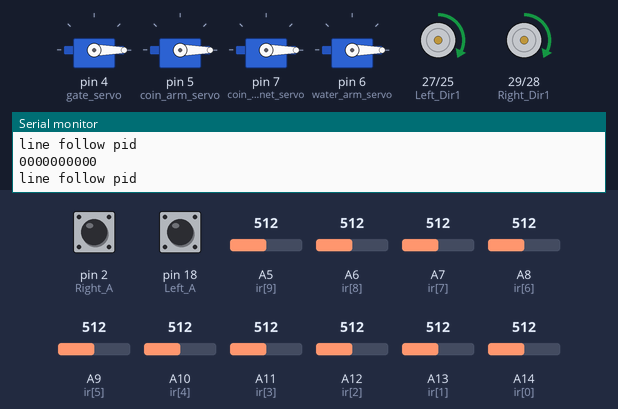
This sketch was run on a simulated Arduino Mega 2560, built with avr-gcc and run on an emulated ATmega2560. Parts: 4 × servo, motor-driver pin pairs drawn as motors (green arrow = first pin HIGH = forward, orange = second pin HIGH = backward, longer = more drive, scaled by the enable pin), the last lines printed to the serial monitor. The test bench sets the inputs (shaded band); at power-on: A5 (ir[9]) = 512, pin 2 (Right_A) LOW, pin 18 (Left_A) LOW, A6 (ir[8]) = 512, A7 (ir[7]) = 512, A8 (ir[6]) = 512, A9 (ir[5]) = 512, A10 (ir[4]) = 512, A11 (ir[3]) = 512, A12 (ir[2]) = 512, A13 (ir[1]) = 512, A14 (ir[0]) = 512.

Above: at 1.2 s.
1.3 s: A5 (ir[9]) set to 165
4.3 s: A5 (ir[9]) set to 136
At 5.1 s:
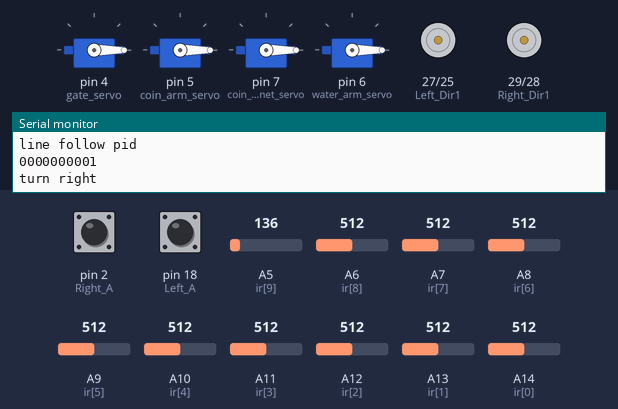
At 6.5 s:
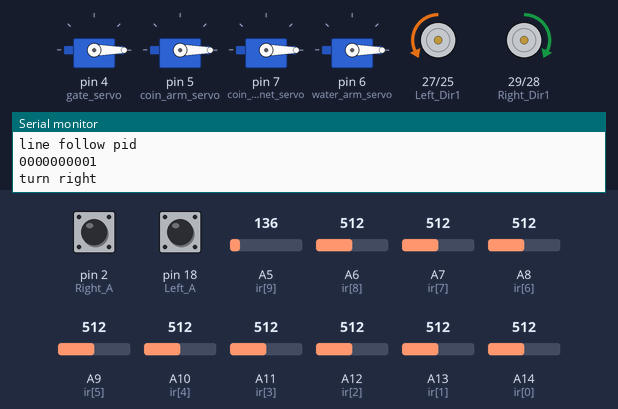
Timing chart, 0 to 8.0 s (numbered marks = the images above; inputs shaded):
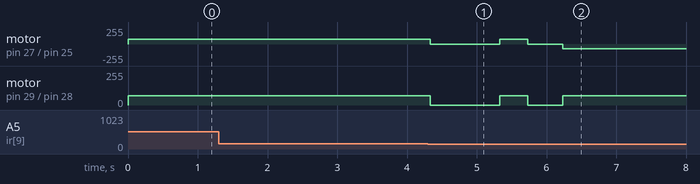

Measured:
- the behaviour switches between 151 and 150 on A5 (ir[9]) (found by bisection; images 0 and 1)

The sketch:

asitha.ino
```cpp
#include "a_pin_allocation.h"
#include "a_variables.h"
#include <Servo.h>

Servo gateServo;
Servo myservo1;
Servo myservo2;
Servo myservo4;

#include "h_encoders.h"
#include "a_functions.h"

void setup()
{
  motor_driver_setup();
  sonar_sensor_setup();
  encoder_setup();
  servo_attach_setup();
  servo_position_setup();

  for(int i=0; i<10; i++)
  {
    pinMode(ir[i], INPUT);
  }
  Serial.begin(9600);
}

int task=0;

void loop()
{
  Line_Follow();
  //Left_Forward_Base();
  //Right_Forward_Base();
  //Ir_Sensor();
  //Count_Mid();
  //Count_Right();
  //Serial.println();
  //Line_PID();
  //Forward();
  //Wall_Maze();
}
```

a_functions.h
```cpp
/**************************motor controlling functions******************************/
void Enable()
{
  digitalWrite(Left_en, HIGH);
  digitalWrite(Right_en, HIGH);
}

void Disenable()
{
  digitalWrite(Left_en, LOW);
  digitalWrite(Right_en, LOW);
}

void Left_Forward()
{
  digitalWrite(Left_Dir1, HIGH);
  digitalWrite(Left_Dir2, LOW);
  analogWrite(Left_Speed, Left_PWM);
}

void Left_Forward_Base()
{
  Enable();
  digitalWrite(Left_Dir1, HIGH);
  digitalWrite(Left_Dir2, LOW);
  analogWrite(Left_Speed, Left_Base);
}

void Left_Reverse_Base()
{
  Enable();
  digitalWrite(Left_Dir1, LOW);
  digitalWrite(Left_Dir2, HIGH);
  analogWrite(Left_Speed, 70);
}

void Right_Forward()
{
  digitalWrite(Right_Dir1, HIGH);
  digitalWrite(Right_Dir2, LOW);
  analogWrite(Right_Speed, Right_PWM);
}

void Right_Forward_Base()
{
  Enable();
  digitalWrite(Right_Dir1, HIGH);
  digitalWrite(Right_Dir2, LOW);
  analogWrite(Right_Speed, Right_Base);
}

void Right_Reverse_Base()
{
  Enable();
  digitalWrite(Right_Dir1, LOW);
  digitalWrite(Right_Dir2, HIGH);
  digitalWrite(Right_Speed, 50);
}


void Left_Brake()
{
  digitalWrite(Left_Dir1, HIGH);
  digitalWrite(Left_Dir2, HIGH);
  digitalWrite(Left_Speed, HIGH);
}

void Right_Brake()
{
  digitalWrite(Right_Dir1, HIGH);
  digitalWrite(Right_Dir2, HIGH);
  analogWrite(Right_Speed, HIGH);
}

void Forward()
{
  Enable();
  Left_Forward();
  Right_Forward();
}

void Forward_Base()
{
  Enable();
  digitalWrite(Left_Dir1, HIGH);
  digitalWrite(Left_Dir2, LOW);
  analogWrite(Left_Speed, Left_Base);

  digitalWrite(Right_Dir1, HIGH);
  digitalWrite(Right_Dir2, LOW);
  analogWrite(Right_Speed, Right_Base);
}

void Reverse()
{
  digitalWrite(Right_Dir1, LOW);
  digitalWrite(Right_Dir2, HIGH);
  analogWrite(Right_Speed, Right_Base);
  digitalWrite(Left_Dir1, LOW);
  digitalWrite(Left_Dir2, HIGH);
  analogWrite(Left_Speed, Left_Base);
}

void Brake()
{
  Disenable();
  Left_Brake();
  Right_Brake();
}


void Turn_Right()
{
  digitalWrite(Left_Dir1, LOW);
  digitalWrite(Left_Dir2, HIGH);
  analogWrite(Left_Speed, Left_Base);
  digitalWrite(Right_Dir1, HIGH);
  digitalWrite(Right_Dir2, LOW);
  analogWrite(Right_Speed, Right_Base);
}

void Turn_Left()
{
  digitalWrite(Left_Dir1, HIGH);
  digitalWrite(Left_Dir2, LOW);
  analogWrite(Left_Speed, Left_Base);
  digitalWrite(Right_Dir1, LOW);
  digitalWrite(Right_Dir2, HIGH);
  analogWrite(Right_Speed, Right_Base);
}


void Turn_Rightninety()
{
  Righten_Count = 0;
  Leften_Count = 0;
  attachInterrupt(digitalPinToInterrupt(18), Left_Turns, RISING);
  attachInterrupt(digitalPinToInterrupt(2), Right_Turns, RISING);
  while (Leften_Count < 440 || Righten_Count > -440)
  {
    if (Leften_Count < 440)
    {
      digitalWrite(Left_Dir1, LOW);
      digitalWrite(Left_Dir2, HIGH);
      analogWrite(Left_Speed, Left_Base);

    }
    else
    {
      digitalWrite(Left_Dir1, HIGH);
      digitalWrite(Left_Dir2, HIGH);
      digitalWrite(Left_Speed, HIGH);

    }

    if (Righten_Count > -440)
    {
      digitalWrite(Right_Dir1, HIGH);
      digitalWrite(Right_Dir2, LOW);
      analogWrite(Right_Speed, Right_Base);
    }
    else
    {
      digitalWrite(Right_Dir1, HIGH);
      digitalWrite(Right_Dir2, HIGH);
      digitalWrite(Right_Speed, HIGH);
    }

  }

  Brake();
  delay(2000);
  //Serial.println(Leften_Count);
  Leften_Count = 0;
  Righten_Count = 0;


}

void Turn_Rightninety_One()
{
  Righten_Count = 0;
  Leften_Count = 0;
  attachInterrupt(digitalPinToInterrupt(18), Left_Turns, RISING);
  attachInterrupt(digitalPinToInterrupt(2), Right_Turns, RISING);
  while (Leften_Count < 530 )
  {
    if (Leften_Count < 530)
    {
      digitalWrite(Left_Dir1, LOW);
      digitalWrite(Left_Dir2, HIGH);
      analogWrite(Left_Speed, Left_Base);

      digitalWrite(Right_Dir1, HIGH);
      digitalWrite(Right_Dir2, LOW);
      analogWrite(Right_Speed, Right_Base);

    }
    else
    {
      digitalWrite(Left_Dir1, HIGH);
      digitalWrite(Left_Dir2, HIGH);
      digitalWrite(Left_Speed, HIGH);

      digitalWrite(Right_Dir1, HIGH);
      digitalWrite(Right_Dir2, HIGH);
      digitalWrite(Right_Speed, HIGH);

    }

  }

  Brake();
  delay(2000);
  //Serial.println(Leften_Count);
  Leften_Count = 0;
  Righten_Count = 0;
}


void Turn_Leftninety()
{
  Righten_Count = 0;
  Leften_Count = 0;
  attachInterrupt(digitalPinToInterrupt(18), Left_Turns, RISING);
  attachInterrupt(digitalPinToInterrupt(2), Right_Turns, RISING);
  while (Righten_Count < 450 || Leften_Count > -450 )
  {
    if (Righten_Count < 450)
    {
      digitalWrite(Right_Dir1, LOW);
      digitalWrite(Right_Dir2, HIGH);
      analogWrite(Right_Speed, Right_Base);
    }
    else
    {
      digitalWrite(Right_Dir1, HIGH);
      digitalWrite(Right_Dir2, HIGH);
      digitalWrite(Right_Speed, HIGH);
    }

    if (Leften_Count > -450)
    {
      digitalWrite(Left_Dir1, HIGH);
      digitalWrite(Left_Dir2, LOW);
      analogWrite(Left_Speed, Left_Base);
    }
    else
    {
      digitalWrite(Left_Dir1, HIGH);
      digitalWrite(Left_Dir2, HIGH);
      digitalWrite(Left_Speed, HIGH);

    }

  }
  Brake();
  delay(2000);
  //Serial.println(Leften_Count);
  Righten_Count = 0;
  Leften_Count = 0;


}

void Turn_Leftninety_One()
{
  Righten_Count = 0;
  Leften_Count = 0;
  attachInterrupt(digitalPinToInterrupt(18), Left_Turns, RISING);
  attachInterrupt(digitalPinToInterrupt(2), Right_Turns, RISING);
  while (Righten_Count < 500)
  {
    if (Righten_Count < 500)
    {
      digitalWrite(Right_Dir1, LOW);
      digitalWrite(Right_Dir2, HIGH);
      analogWrite(Right_Speed, Right_Base);

      digitalWrite(Left_Dir1, HIGH);
      digitalWrite(Left_Dir2, LOW);
      analogWrite(Left_Speed, Left_Base);
    }
    else
    {
      digitalWrite(Right_Dir1, HIGH);
      digitalWrite(Right_Dir2, HIGH);
      digitalWrite(Right_Speed, HIGH);

      digitalWrite(Left_Dir1, HIGH);
      digitalWrite(Left_Dir2, HIGH);
      digitalWrite(Left_Speed, HIGH);
    }

  }
  Brake();
  delay(2000);
  //Serial.println(Leften_Count);
  Righten_Count = 0;
  Leften_Count = 0;


}


/*************************motor controoling functions over***************************/


/*****************************ir sensor reading function*************************/
void Ir_Sensor()
{
  for(int i=0; i<10; i++)
  {
    IR[i] = analogRead(ir[i]);
  }
  for (int i =0; i<10; i++)
  {
    if (IR[i]<=150) {
      sens[i]=1;
      }
    else if (IR[i]>=300) {
      sens[i]=0;
      }
    Serial.print(sens[i]);
  }
  Serial.println("");
}

/************************ir sensor reading function over********************************/


/*****************************line pid function****************************/
void Error_Cal()
{
  Error = 0;
  for(int ii=0; ii<10; ii++)
  {
    Error = Error + sens[ii]*Errorval[ii];
    //Serial.println(sens[ii]);
  }
}

void Line_PID()
{
  Error_Cal();
  Power = (Kp*Error) + (Kd*(Error-previousError));
  previousError = Error;
  Right_PWM = Right_Base - Power;
  Left_PWM = Left_Base + Power;
}

/****************************line pid function*********************************/


void Line_Follow(){
  Ir_Sensor();
  Line_PID();
  if (sens[0]==1 && sens[9]==1){
    Serial.println("Brake");
    Brake();
  }

  else if(sens[0]==1 && sens[9]==0){
    Serial.println("turn left");
    Brake();
    delay(1000);
    Forward_Base();
    delay(400);
    Brake();
    delay(500);
    Turn_Leftninety_One();
   }

  else if(sens[0]==0 && sens[9]==1){
    Serial.println("turn right");
    Brake();
    delay(1000);
    Forward_Base();
    delay(400);
    Brake();
    delay(500);
    Turn_Rightninety_One();
    }
  else{
    Serial.println("line follow pid");
    Line_PID();
    Forward();
    }
  }


/**************************motor driver setup*****************************************/
void motor_driver_setup(){
  pinMode(Left_Dir1, OUTPUT);      // motor driver
  pinMode(Left_Dir2, OUTPUT);
  pinMode(Left_Speed, OUTPUT);
  pinMode(Right_Dir1, OUTPUT);
  pinMode(Right_Dir2, OUTPUT);
  pinMode(Right_Speed, OUTPUT);
}
/**************************motor driver setup over*****************************************/

/**************************sonar sensor setup*****************************************/
void sonar_sensor_setup(){
  pinMode(ftrigPin, OUTPUT);      // sonar sensors
  pinMode(fechoPin, INPUT);
  pinMode(ltrigPin, OUTPUT);
  pinMode(lechoPin, INPUT);
  pinMode(rtrigPin, OUTPUT);
  pinMode(rechoPin, INPUT);
}
/**************************sonar sensor setup over*****************************************/

/**************************encoder setup*****************************************/
void encoder_setup(){
  pinMode(Left_A, INPUT);
  pinMode(Left_B, INPUT);
  pinMode(Right_A, INPUT);
  pinMode(Right_B, INPUT);
}
/**************************encoder setup over*****************************************/


/**************************servo attaching pins setup*****************************************/
void servo_attach_setup(){
  gateServo.attach(gate_servo);
  myservo1.attach(coin_arm_servo);
  myservo2.attach(coin_magnet_servo);
  myservo4.attach(water_arm_servo);
}
/**************************servo attaching pins setup over*****************************************/

/**************************servo position setup*****************************************/
void servo_position_setup(){
  myservo1.write(pos1);
  myservo2.write(pos2);
  myservo4.write(pos4);
  gateServo.write(0);
}
/**************************servo position setup over*****************************************/


/***************************led indicator functions************************************/
//lighting the leds for 1000ms
void led_setup(){
  pinMode(green_led_pin,OUTPUT);
  pinMode(red_led_pin,OUTPUT);
  pinMode(blue_led_pin,OUTPUT);
  }

void light_red(){
  digitalWrite(red_led_pin,HIGH);
  delay(1000);
  digitalWrite(red_led_pin,LOW);
  }

void light_blue(){
  digitalWrite(blue_led_pin,HIGH);
  delay(1000);
  digitalWrite(blue_led_pin,LOW);
  }

void light_green(){
  digitalWrite(green_led_pin,HIGH);
  delay(1000);
  digitalWrite(green_led_pin,LOW);
  }
/***************************led indicator functions over************************************/


/*****************************colour sensor functions*****************************/
void color_sensor_setup(){
  pinMode(S0, OUTPUT);
  pinMode(S1, OUTPUT);
  pinMode(S2, OUTPUT);
  pinMode(S3, OUTPUT);

  pinMode(sensorOut, INPUT);

  digitalWrite(S0,HIGH);
  digitalWrite(S1,LOW);
  }

void color_sensor_out(){
  // Setting RED (R) filtered photodiodes to be read
  digitalWrite(S2,LOW);
  digitalWrite(S3,LOW);

  // Reading the output frequency
  redFrequency = pulseIn(sensorOut, LOW);

   // Printing the RED (R) value
  Serial.print("R = ");
  Serial.print(redFrequency);
  delay(100);

  // Setting GREEN (G) filtered photodiodes to be read
  digitalWrite(S2,HIGH);
  digitalWrite(S3,HIGH);

  // Reading the output frequency
  greenFrequency = pulseIn(sensorOut, LOW);

  // Printing the GREEN (G) value
  Serial.print(" G = ");
  Serial.print(greenFrequency);
  delay(100);

  // Setting BLUE (B) filtered photodiodes to be read
  digitalWrite(S2,LOW);
  digitalWrite(S3,HIGH);

  // Reading the output frequency
  blueFrequency = pulseIn(sensorOut, LOW);

  // Printing the BLUE (B) value
  Serial.print(" B = ");
  Serial.print(blueFrequency);
  delay(100);

  if(blueFrequency<greenFrequency){
    if(blueFrequency<redFrequency){
      if(blueFrequency<100){
        Serial.println("  blue");
        light_blue();
        }
      if(blueFrequency>100){
        Serial.println("");
        }
      }
    }
  if(greenFrequency<blueFrequency){
    if(greenFrequency<redFrequency){
      if(greenFrequency<100){
        Serial.println("  green");
        light_green();
        }
      if(greenFrequency>100){
        Serial.println("");
        }
      }
    }
  if(redFrequency<greenFrequency){
    if(redFrequency<blueFrequency){
      if(redFrequency<100){
        Serial.println("  red");
        light_red();
        }
      if(redFrequency>100){
        Serial.println("");
        }
      }
    }
 else{
  Serial.println(" ");
  }
  delay(100);
  }
/*****************************colour sensor functions over*****************************/

/*****************************water pump functions*****************************/
void water_pump_setup(){
  pinMode(water_pump_dir_1, OUTPUT);
  pinMode(water_pump_dir_2, OUTPUT);
  }

//water pump activate for 3 seconds
void water_pump(){
  digitalWrite(52,HIGH);
  digitalWrite(53,LOW);
  delay(3000);
  digitalWrite(52,LOW);
  digitalWrite(53,LOW);
  }
/*****************************water pump functions over*****************************/


/*****************************buzzer functions*****************************/
void buzzer_setup(){
  pinMode(pinTone, OUTPUT);
  }


//playing the knight rider melody at the destination
void buzzer_code(){
    curTime = millis();
    Serial.println(totalNotes);
    for (int i=0; i<5000; i++){
      noteIndex++;
      tonePrevTime = curTime;
      noTone(pinTone);
      tone(pinTone, aNotes[noteIndex].note, aNotes[noteIndex].tempo);
      noteDelay = aNotes[noteIndex].tempo;
      Serial.println(noteDelay);
      delay(noteDelay);
    }
}
/*****************************buzzer functions over*****************************/
```

a_pin_allocation.h
```cpp
#define Left_Dir1 27
#define Left_Dir2 25
#define Left_A 18
#define Left_B 19
#define Left_en 26
#define Left_Speed 10
#define Right_Dir1 29
#define Right_Dir2 28
#define Right_A 2
#define Right_B 3
#define Right_en 24
#define Right_Speed 11


const int ftrigPin = A1;
const int fechoPin = A0;

const int ltrigPin = 31;
const int lechoPin = 30;

const int rtrigPin = 13;
const int rechoPin = 12;


/**********************colour sensor pins defining***************************/
#define S0 44
#define S1 45
#define S2 43
#define S3 42
#define sensorOut 41
/**********************colour sensor pins defining over***************************/


/**********************led indicators pins defining***************************/
int green_led_pin=15; //red wire
int red_led_pin=16; //orange wire
int blue_led_pin=17; //yellow wire
/**********************led indicators pins defining***************************/


/**********************water pump pins defining***************************/
//water pump motor driver L298n pins
int water_pump_dir_1=52;
int water_pump_dir_2=53;
/**********************water pump pins defining over***************************/


/**********************buzzer pins defining***************************/
//buzzer [postive pin
const int pinTone = 9;
/**********************buzzer pins defining over***************************/


/**********************servo motors pins defining***************************/
int gate_servo = 4;
int coin_arm_servo = 5;
int coin_magnet_servo = 7;
int water_arm_servo = 6;
/**********************servo motor pins defining over***************************/
```

f_sonar_sensor.ino
```cpp
long fduration;
int Fdistance;
int Forwardstate ;

long lduration;
int Ldistance;
int Leftstate ;

long rduration;
int Rdistance;
int Rightstate ;

void Lsonar()
{
  digitalWrite(ltrigPin, LOW);
  delayMicroseconds(5);
  digitalWrite(ltrigPin, HIGH);
  delayMicroseconds(5);
  digitalWrite(ltrigPin, LOW);
  lduration = pulseIn(lechoPin, HIGH);
  Ldistance= lduration*0.034/2;
}

void Fsonar()
{
  digitalWrite(ftrigPin, LOW);
  delayMicroseconds(5);
  digitalWrite(ftrigPin, HIGH);
  delayMicroseconds(5);
  digitalWrite(ftrigPin, LOW);
  fduration = pulseIn(fechoPin, HIGH);
  Fdistance= fduration*0.034/2;
}

void Rsonar()
{
  digitalWrite(rtrigPin, LOW);
  delayMicroseconds(2);
  digitalWrite(rtrigPin, HIGH);
  delayMicroseconds(10);
  digitalWrite(rtrigPin, LOW);
  rduration = pulseIn(rechoPin, HIGH);
  Rdistance= rduration*0.034/2;
}

void Sonar_State()
{
  if (Ldistance <= 20 ) {Leftstate = 1;}
  else {Leftstate = 0;}

  if (Fdistance <= 20 ) {Forwardstate = 1;}
  else {Forwardstate = 0;}

  if (Rdistance <= 20 ) {Rightstate = 1;}
  else {Rightstate = 0;}
}

void Printsonar()
{
  Serial.print(Ldistance);
  Serial.print("   ");

  Serial.print(Fdistance);
  Serial.print("   ");

  Serial.print(Rdistance);
  Serial.println("");
}
```

g_wall_pid.ino
```cpp
float p = 10;
float i = 0;
float d = 2;

float Left_Wall = 5;
float Right_Wall = 5;

float Wallerror=0;
float Wallpreerror = 0;
float Walltoterror = 0;

float Wallpower = 0;

void Wall_Error()
{
  Wallerror = 5-Ldistance ;
}

void Wall_PID()
{
  Wall_Error();
  Walltoterror += Wallerror;

  Wallpower = (p*Wallerror) + (d*(Wallerror-Wallpreerror));
  Wallpreerror = Wallerror;
  Wallerror = 0;
  Right_PWM = Right_Base - Wallpower;
  Left_PWM = Left_Base + Wallpower;
  if (Right_PWM > 255) {Right_PWM = 255;}
  if (Left_PWM > 255) {Left_PWM = 255;}

}

void Wall_Follow()
{
  Wall_PID();
  Forward();
}

void Wall_Maze()
{
  Fsonar();
  Rsonar();
  Lsonar();
  Sonar_State();
  if (Leftstate == 1 && Forwardstate == 0)
  {
    Wall_Follow();
  }
  else if (Leftstate == 1 && Forwardstate == 1 && Rightstate == 0)
  {
    Brake();
    delay(500);
    Forward_Base();
    delay(250);
    Brake();
    delay(500);
    Turn_Rightninety_One();
    Forward_Base();
    delay(100);
    Brake();
    delay(500);
  }
  else if (Leftstate == 0)
  {
    Brake();
    delay(500);
    Forward_Base();
    delay(600);
    Brake();
    delay(500);
    Turn_Leftninety_One();
    Forward_Base();
    delay(500);
    Brake();
    delay(500);
  }
}
```

i_gateServo.ino
```cpp
void openGate()
{
  for (gatePos = 0; gatePos <= 60; gatePos += 5) {
    gateServo.write(gatePos);
  }
  delay(1000);
  for (gatePos = 60; gatePos >= 0; gatePos -= 5) {
    gateServo.write(gatePos);
  }
  delay(1000);

}
```

Source omitted: a_variables.h (7318 bytes), h_encoders.h (1928 bytes), j_coinCollect.ino (353 bytes), k_waterArm.ino (223 bytes)
